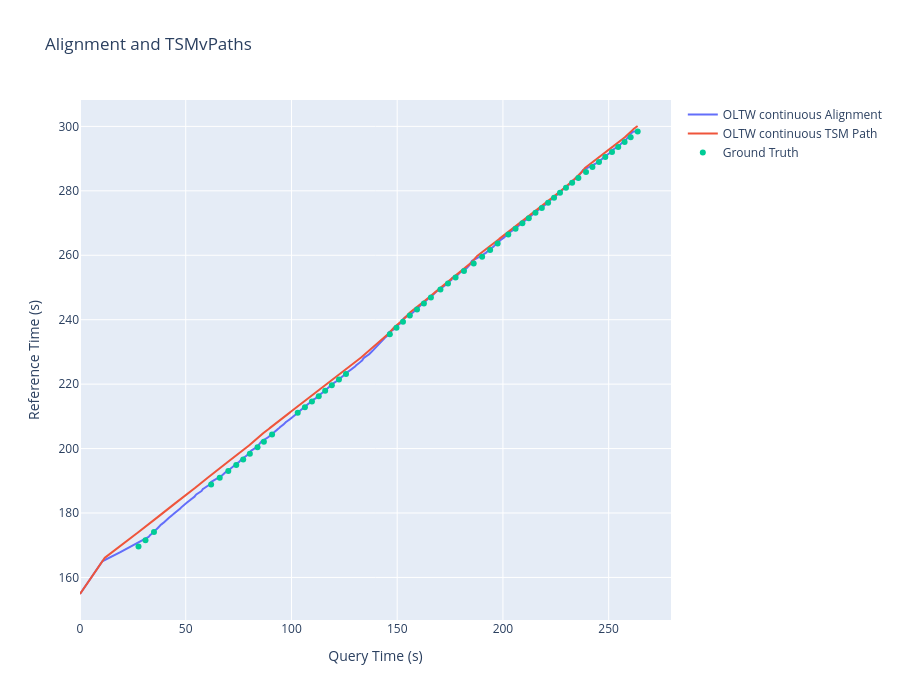

The notebook cell this image was saved under:
### Code cell
import plotly.graph_objects as go
from eval_tools import getGroundTruthTimestamps
from system_utils import get_scenario_info
import re

systems = ['NaivePairwiseDTW','NOA', 'MATCH', 'OLTW']
system_id = -1
modes = ['constant', 'random', 'continuous']
mode_id = -1
print(f"mode_id: {modes[mode_id]}")
s = 2
print(f"s: {s}")

alignment_path = np.load(f'experiments/{modes[mode_id]}/{systems[system_id]}/s{s}/hyp.npy')
tsm_path = np.load(f'experiments/{modes[mode_id]}/{systems[system_id]}/s{s}/tsm.npy')

# load the ground truth timestamps
query_annot_file = f'scenarios/{modes[mode_id]}/s{s}/p.beats'
ref_annot_file = f'scenarios/{modes[mode_id]}/s{s}/o.beats'
scenarioInfo = f'scenarios/{modes[mode_id]}/s{s}/scenario.info'
gt = getGroundTruthTimestamps(query_annot_file, ref_annot_file, scenarioInfo)
gt = gt[0].T

fig = go.Figure()
fig.update_layout(
    title='Alignment and TSMvPaths',
    xaxis_title='Query Time (s)',
    yaxis_title='Reference Time (s)',
    width=900,
    height=700
)

## OLTW Continuous
# fig.add_trace(go.Scatter(x=oltw_continuous_alignment[0], y=oltw_continuous_alignment[1], mode='lines', name='OLTW Alignment'))
# fig.add_trace(go.Scatter(x=oltw_continuous_tsm[0], y=oltw_continuous_tsm[1], mode='lines', name='OLTW TSM Path'))

## OLTW Random
# fig.add_trace(go.Scatter(x=oltw_random_alignment[0], y=oltw_random_alignment[1], mode='lines', name='OLTW Alignment'))
# fig.add_trace(go.Scatter(x=oltw_random_tsm[0], y=oltw_random_tsm[1], mode='lines', name='OLTW TSM Path'))

## NOA Constant
if mode_id == 0:
    infile = f'scenarios/{modes[mode_id]}/s{s}/scenario.info'
    scenario_info = get_scenario_info(infile)
    p_path = scenario_info['p']
    match = re.search(r"tsm([0-9]*\.?[0-9]+)", p_path)
    if match:
        tsm_factor = float(match.group(1))
        print(f"TSM Factor:{tsm_factor}")
fig.add_trace(go.Scatter(x=alignment_path[0], y=alignment_path[1], mode='lines', name=f'{systems[system_id]} {modes[mode_id]} Alignment'))
fig.add_trace(go.Scatter(x=tsm_path[0], y=tsm_path[1], mode='lines', name=f'{systems[system_id]} {modes[mode_id]} TSM Path'))
fig.add_trace(go.Scatter(
    x=gt[0], y=gt[1], mode='markers', name='Ground Truth'))

### Figure 1 — Plotly figure (JSON) as saved in the notebook; plotly's stock layout.template omitted (floating-point values rounded to 4 significant figures; data arrays with more than 128 entries replaced by an {"elided": "..."} marker saying what was removed)
{"data": [{"mode": "lines", "name": "OLTW continuous Alignment", "type": "scatter", "x": {"elided": "14962 float values"}, "y": {"elided": "14962 float values"}}, {"mode": "lines", "name": "OLTW continuous TSM Path", "type": "scatter", "x": {"elided": "11357 float values"}, "y": {"elided": "11357 float values"}}, {"mode": "markers", "name": "Ground Truth", "type": "scatter", "x": [27.67, 30.96, 34.98, 62.01, 66.07, 70.13, 73.89, 77.18, 80.32, 83.95, 86.96, 90.82, 103.0, 106.4, 109.7, 112.9, 115.9, 119.1, 122.5, 125.8, 146.5, 149.7, 152.7, 156.0, 159.4, 162.6, 165.9, 170.5, 174.0, 177.6, 181.6, 186.2, 190.2, 193.9, 197.5, 202.5, 206.0, 209.2, 212.2, 215.4, 218.4, 221.4, 224.2, 227.0, 229.8, 232.7, 235.7, 239.3, 242.3, 245.4, 248.4, 251.6, 254.5, 257.5, 260.4, 263.7], "y": [169.6, 171.6, 174.1, 188.9, 190.9, 193.0, 194.9, 196.6, 198.4, 200.4, 202.1, 204.3, 211.1, 212.8, 214.6, 216.3, 218.0, 219.7, 221.4, 223.2, 235.5, 237.5, 239.4, 241.3, 243.2, 245.0, 246.9, 249.4, 251.2, 253.1, 255.1, 257.4, 259.6, 261.6, 263.7, 266.5, 268.3, 270.0, 271.5, 273.2, 274.7, 276.3, 277.8, 279.4, 281.0, 282.5, 284.0, 285.8, 287.4, 288.9, 290.5, 292.1, 293.6, 295.2, 296.7, 298.4]}], "layout": {"height": 700, "title": {"text": "Alignment and TSMvPaths"}, "width": 900, "xaxis": {"title": {"text": "Query Time (s)"}}, "yaxis": {"title": {"text": "Reference Time (s)"}}}}
